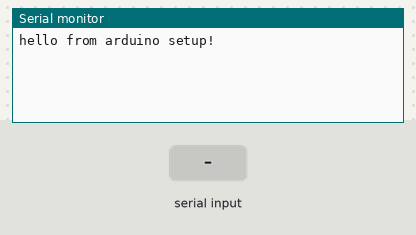
Bench run of a sketch on a simulated Arduino Uno, built with avr-gcc and run on an emulated ATmega328P. Shown: the last lines printed to the serial monitor. The test bench sets the inputs (shaded band).

Above: at 1.2 s.
1.3 s: "-\n" received over Serial
At 2.1 s:
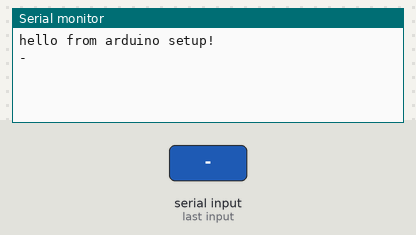
2.8 s: "1\n" received over Serial
At 3.2 s:
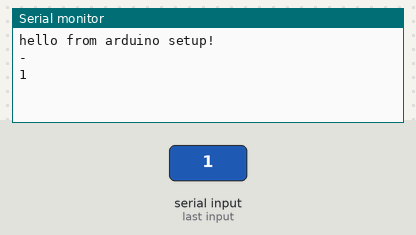

The sketch:

ard_node_serial_ping.ino
```cpp
//const byte DATA_MAX_SIZE = 32;
//char data[DATA_MAX_SIZE];   // an array to store the received data
bool ping = false;
char commandCode = '-';
String commandValue = "";

void setup() {
  Serial.begin(115200); // Starts the serial communication
  Serial.println("hello from arduino setup!");
}

void loop() {
  if (Serial.available() > 0) {
    char b = Serial.read();
    if (b == '\n') {
      Serial.println(String(commandCode)+" "+commandValue);
      ping = false;
      commandCode = '-';
      commandValue = "";
    } else if (commandCode == '-') {
      commandCode = b;
      ping = true;
    } else {
      commandValue += String(b);
    }
  }

}

String getSteps(){
  String steps = "";
  while (Serial.available() > 0) {
    char c = Serial.read();
    if (c == '\n') {
      Serial.println(" - end line");
    } else {
      Serial.println("?");
      steps += String(c);
    }
  }
  Serial.println(steps);
  return steps;

}


//
//void receiveData() {
//  static char endMarker = '\n'; // message separator
//  char receivedChar;     // read char from serial port
//  int ndx = 0;          // current index of data buffer
//  // clean data buffer
//  memset(data, 32, sizeof(data));
//  // read while we have data available and we are
//  // still receiving the same message.
//  while(Serial.available() > 0) {
//    receivedChar = Serial.read();
//    if (receivedChar == endMarker) {
//      data[ndx] = '\0'; // end current message
//      return;
//    }
//    // looks like a valid message char, so append it and
//    // increment our index
//    data[ndx] = receivedChar;
//    ndx++;
//    // if the message is larger than our max size then
//    // stop receiving and clear the data buffer. this will
//    // most likely cause the next part of the message
//    // to be truncated as well, but hopefully when you
//    // parse the message, you'll be able to tell that it's
//    // not a valid message.
//    if (ndx >= DATA_MAX_SIZE) {
//      break;
//    }
//  }
//  // no more available bytes to read from serial and we
//  // did not receive the separato. it's an incomplete message!
//  Serial.println("error: incomplete message");
//  Serial.println(data);
//  memset(data, 32, sizeof(data));
//}
```

Measured:
- after the input at 1.3 s, the serial monitor: prints a new line at once (image 1)
- after the input at 2.8 s, the serial monitor: prints a new line at once (image 2)
